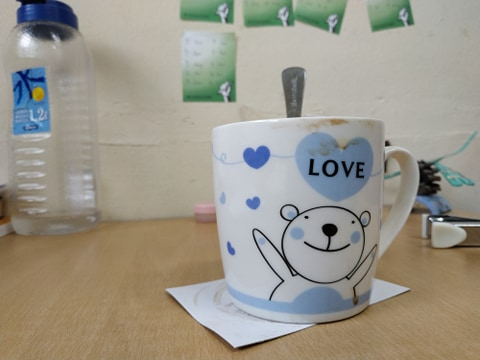
#> input picture ML_Learning/camera_calib_3D_reconstruction/cupleft.jpg, 480 x 360 px
$ python DeepMap.py
#> lines starting #> are read from the running program, lines starting #| are printed output that depends on the picture
import numpy as np
import cv2
from matplotlib import pyplot as plt

imgL = cv2.imread('cupleft.jpg',0)
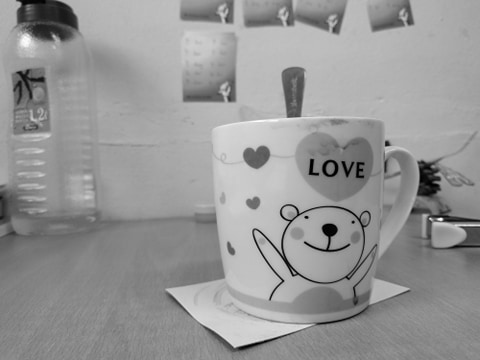
#> imgL: shape (360, 480); min 0, max 255, mean 150.2
imgR = cv2.imread('cupright.jpg',0)
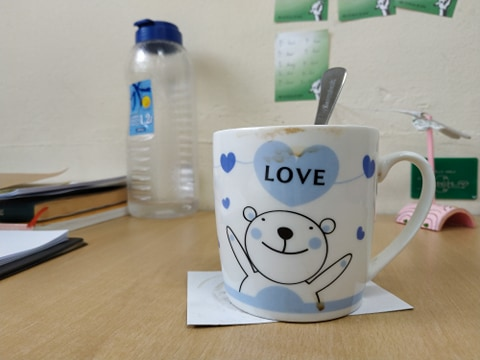
#> input picture ML_Learning/camera_calib_3D_reconstruction/cupright.jpg, 480 x 360 px
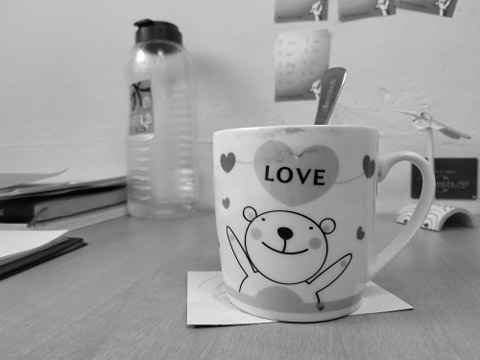
#> imgR: shape (360, 480); min 0, max 255, mean 155.4

stereo = cv2.StereoBM_create(numDisparities=48, blockSize=15)
disparity = stereo.compute(imgL, imgR)
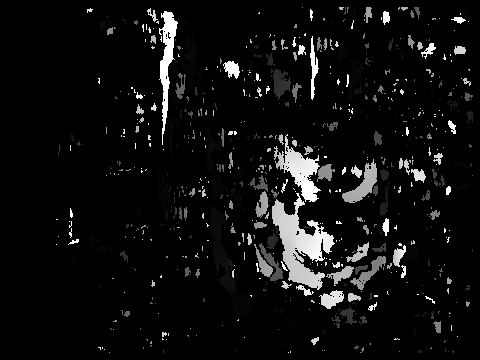
#> disparity: shape (360, 480) int16; min -16, max 752, mean 31.5; drawn with min black and max white
plt.imshow(disparity,'gray')
plt.show()
